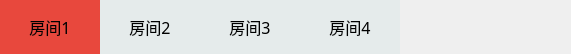
  <widget class="QWidget" name="m_pHeaderWidget" native="true">
   <property name="geometry">
    <rect>
     <x>20</x>
     <y>9</y>
     <width>571</width>
     <height>54</height>
    </rect>
   </property>
   <property name="minimumSize">
    <size>
     <width>0</width>
     <height>54</height>
    </size>
   </property>
   <property name="maximumSize">
    <size>
     <width>16777215</width>
     <height>54</height>
    </size>
   </property>
   <property name="styleSheet">
    <string notr="true">.QWidget#m_pHeaderWidget{
background-color: rgb(229, 235, 235);
}</string>
   </property>
   <widget class="QPushButton" name="m_pRoom1Btn">
    <property name="geometry">
     <rect>
      <x>0</x>
      <y>0</y>
      <width>100</width>
      <height>54</height>
     </rect>
    </property>
    <property name="font">
     <font>
      <family>微软雅黑</family>
      <pointsize>12</pointsize>
     </font>
    </property>
    <property name="styleSheet">
     <string notr="true">QPushButton {
    background-color: rgb(232, 72, 61);
    border-width: 2px;
    border-color: rgb(232, 72, 61);
    border-style: solid;
    border-radius: 0;
    padding: 3px;
    min-width: 9ex;
    min-height: 2.5ex;
}

QPushButton:hover {
    background-color: rgb(232, 72, 61);
    border-color: rgb(232, 72, 61);
	color: rgb(255, 255, 255);
}
/* Increase the padding, so the text is shifted when the button is
   pressed. */
QPushButton:pressed {
    padding-left: 5px;
    padding-top: 5px;
    background-color: rgb(232, 72, 61);
}</string>
    </property>
    <property name="text">
     <string>房间1</string>
    </property>
   </widget>
   <widget class="QPushButton" name="m_pRoom2Btn">
    <property name="geometry">
     <rect>
      <x>100</x>
      <y>0</y>
      <width>100</width>
      <height>54</height>
     </rect>
    </property>
    <property name="font">
     <font>
      <family>微软雅黑</family>
      <pointsize>12</pointsize>
     </font>
    </property>
    <property name="styleSheet">
     <string notr="true">QPushButton {
    background-color: rgb(229, 235, 235);
    border-width: 2px;
    border-color: rgb(229, 235, 235);
    border-style: solid;
    border-radius: 0;
    padding: 3px;
    min-width: 9ex;
    min-height: 2.5ex;
}

QPushButton:hover {
    background-color: rgb(232, 72, 61);
    border-color: rgb(232, 72, 61);
	color: rgb(255, 255, 255);
}
/* Increase the padding, so the text is shifted when the button is
   pressed. */
QPushButton:pressed {
    padding-left: 5px;
    padding-top: 5px;
    background-color: rgb(232, 72, 61);
}</string>
    </property>
    <property name="text">
     <string>房间2</string>
    </property>
   </widget>
   <widget class="QPushButton" name="m_pRoom3Btn">
    <property name="geometry">
     <rect>
      <x>200</x>
      <y>0</y>
      <width>100</width>
      <height>54</height>
     </rect>
    </property>
    <property name="font">
     <font>
      <family>微软雅黑</family>
      <pointsize>12</pointsize>
     </font>
    </property>
    <property name="styleSheet">
     <string notr="true">QPushButton {
    background-color: rgb(229, 235, 235);
    border-width: 2px;
    border-color: rgb(229, 235, 235);
    border-style: solid;
    border-radius: 0;
    padding: 3px;
    min-width: 9ex;
    min-height: 2.5ex;
}

QPushButton:hover {
    background-color: rgb(232, 72, 61);
    border-color: rgb(232, 72, 61);
	color: rgb(255, 255, 255);
}
/* Increase the padding, so the text is shifted when the button is
   pressed. */
QPushButton:pressed {
    padding-left: 5px;
    padding-top: 5px;
    background-color: rgb(232, 72, 61);
}</string>
    </property>
    <property name="text">
     <string>房间3</string>
    </property>
   </widget>
   <widget class="QPushButton" name="m_pRoom4Btn">
    <property name="geometry">
     <rect>
      <x>300</x>
      <y>0</y>
      <width>100</width>
      <height>54</height>
     </rect>
    </property>
    <property name="font">
     <font>
      <family>微软雅黑</family>
      <pointsize>12</pointsize>
     </font>
    </property>
    <property name="styleSheet">
     <string notr="true">QPushButton {
    background-color: rgb(229, 235, 235);
    border-width: 2px;
    border-color: rgb(229, 235, 235);
    border-style: solid;
    border-radius: 0;
    padding: 3px;
    min-width: 9ex;
    min-height: 2.5ex;
}

QPushButton:hover {
    background-color: rgb(232, 72, 61);
    border-color: rgb(232, 72, 61);
	color: rgb(255, 255, 255);
}
/* Increase the padding, so the text is shifted when the button is
   pressed. */
QPushButton:pressed {
    padding-left: 5px;
    padding-top: 5px;
    background-color: rgb(232, 72, 61);
}</string>
    </property>
    <property name="text">
     <string>房间4</string>
    </property>
   </widget>
  </widget>
